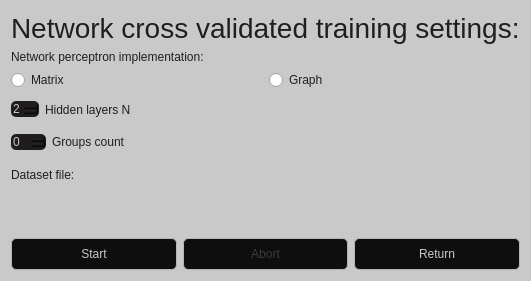
<?xml version="1.0" encoding="UTF-8"?>
<ui version="4.0">
 <class>CrossValidDialog</class>
 <widget class="QWidget" name="CrossValidDialog">
  <property name="geometry">
   <rect>
    <x>0</x>
    <y>0</y>
    <width>437</width>
    <height>281</height>
   </rect>
  </property>
  <property name="maximumSize">
   <size>
    <width>678</width>
    <height>300</height>
   </size>
  </property>
  <property name="windowTitle">
   <string>Cross validated training settings</string>
  </property>
  <property name="styleSheet">
   <string notr="true">*{
	color: #1f1f1f;
}
#CrossValidDialog{
	background: #c9c9c9;
}
QPushButton{
	color: #c9c9c9;
	background: #0f0e0e;
	height:30px;
	border: 1px solid #b5b5b5;
	border-radius: 5px;
}
QPushButton::pressed{
	background: #1c1a1a;
}
QPushButton::disabled{
	color: #3b3b3b;
}
#LogBoxTE QSpinBox {
	color: #c9c9c9;
	border-radius:5px;
	background: #1f1c1c;
}
QSpinBox {
	color: #c9c9c9;
	border-radius:5px;
	background: #1f1c1c;
}
QLabel{
	color: #1f1f1f;
}</string>
  </property>
  <layout class="QGridLayout" name="gridLayout">
   <property name="topMargin">
    <number>12</number>
   </property>
   <item row="0" column="0">
    <layout class="QVBoxLayout" name="MainVL">
     <item>
      <widget class="QLabel" name="MainLabel">
       <property name="font">
        <font>
         <pointsize>21</pointsize>
        </font>
       </property>
       <property name="text">
        <string>Network cross validated training settings:</string>
       </property>
      </widget>
     </item>
     <item>
      <widget class="QLabel" name="ImplementationL">
       <property name="sizePolicy">
        <sizepolicy hsizetype="Preferred" vsizetype="Fixed">
         <horstretch>0</horstretch>
         <verstretch>0</verstretch>
        </sizepolicy>
       </property>
       <property name="text">
        <string>Network perceptron implementation:</string>
       </property>
      </widget>
     </item>
     <item>
      <layout class="QHBoxLayout" name="ImplementationHL">
       <item>
        <widget class="QRadioButton" name="MatrixRB">
         <property name="text">
          <string>Matrix</string>
         </property>
        </widget>
       </item>
       <item>
        <widget class="QRadioButton" name="GraphRB">
         <property name="text">
          <string>Graph</string>
         </property>
        </widget>
       </item>
      </layout>
     </item>
     <item>
      <layout class="QHBoxLayout" name="HiddenLayersHL">
       <item>
        <widget class="QSpinBox" name="HiddenLayersSB">
         <property name="sizePolicy">
          <sizepolicy hsizetype="Fixed" vsizetype="Fixed">
           <horstretch>0</horstretch>
           <verstretch>0</verstretch>
          </sizepolicy>
         </property>
         <property name="minimum">
          <number>2</number>
         </property>
         <property name="maximum">
          <number>5</number>
         </property>
        </widget>
       </item>
       <item>
        <widget class="QLabel" name="HiddenLayersLB">
         <property name="text">
          <string>Hidden layers N</string>
         </property>
        </widget>
       </item>
      </layout>
     </item>
     <item>
      <layout class="QHBoxLayout" name="GroupNHL">
       <item>
        <widget class="QSpinBox" name="GroupNSB">
         <property name="sizePolicy">
          <sizepolicy hsizetype="Fixed" vsizetype="Fixed">
           <horstretch>0</horstretch>
           <verstretch>0</verstretch>
          </sizepolicy>
         </property>
        </widget>
       </item>
       <item>
        <widget class="QLabel" name="GroupNLB">
         <property name="text">
          <string>Groups count</string>
         </property>
        </widget>
       </item>
      </layout>
     </item>
     <item>
      <widget class="QLabel" name="label">
       <property name="text">
        <string>Dataset file:</string>
       </property>
      </widget>
     </item>
     <item>
      <widget class="s21::FileImportWidget" name="FileImportWid" native="true">
       <property name="sizePolicy">
        <sizepolicy hsizetype="Preferred" vsizetype="Fixed">
         <horstretch>0</horstretch>
         <verstretch>0</verstretch>
        </sizepolicy>
       </property>
       <property name="minimumSize">
        <size>
         <width>0</width>
         <height>38</height>
        </size>
       </property>
      </widget>
     </item>
     <item>
      <layout class="QHBoxLayout" name="ComandsHL">
       <item>
        <widget class="QPushButton" name="StartB">
         <property name="text">
          <string>Start</string>
         </property>
        </widget>
       </item>
       <item>
        <widget class="QPushButton" name="AbortB">
         <property name="enabled">
          <bool>false</bool>
         </property>
         <property name="text">
          <string>Abort</string>
         </property>
        </widget>
       </item>
       <item>
        <widget class="QPushButton" name="ReturnB">
         <property name="text">
          <string>Return</string>
         </property>
        </widget>
       </item>
      </layout>
     </item>
    </layout>
   </item>
  </layout>
 </widget>
 <customwidgets>
  <customwidget>
   <class>s21::FileImportWidget</class>
   <extends>QWidget</extends>
   <header location="global">FileImportWidget.h</header>
   <container>1</container>
  </customwidget>
 </customwidgets>
 <resources/>
 <connections/>
</ui>
